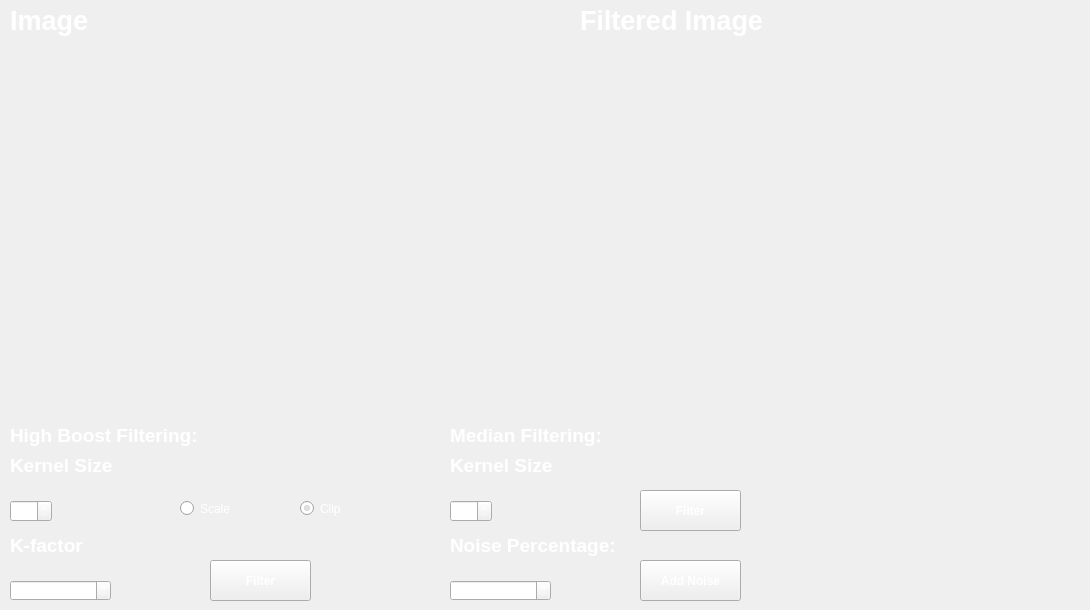
    <widget class="QWidget" name="tab_5">
     <attribute name="title">
      <string>Filter</string>
     </attribute>
     <widget class="QLabel" name="label_23">
      <property name="geometry">
       <rect>
        <x>10</x>
        <y>0</y>
        <width>241</width>
        <height>41</height>
       </rect>
      </property>
      <property name="font">
       <font>
        <pointsize>20</pointsize>
        <weight>75</weight>
        <bold>true</bold>
       </font>
      </property>
      <property name="styleSheet">
       <string notr="true">color: rgb(255, 255, 255);
</string>
      </property>
      <property name="text">
       <string>Image</string>
      </property>
     </widget>
     <widget class="QLabel" name="label_24">
      <property name="geometry">
       <rect>
        <x>580</x>
        <y>0</y>
        <width>241</width>
        <height>41</height>
       </rect>
      </property>
      <property name="font">
       <font>
        <pointsize>20</pointsize>
        <weight>75</weight>
        <bold>true</bold>
       </font>
      </property>
      <property name="styleSheet">
       <string notr="true">color: rgb(255, 255, 255);
</string>
      </property>
      <property name="text">
       <string>Filtered Image</string>
      </property>
     </widget>
     <widget class="QDoubleSpinBox" name="kFactor">
      <property name="geometry">
       <rect>
        <x>10</x>
        <y>580</y>
        <width>101</width>
        <height>21</height>
       </rect>
      </property>
      <property name="styleSheet">
       <string notr="true">color: rgb(255, 255, 255);</string>
      </property>
      <property name="minimum">
       <double>0.000000000000000</double>
      </property>
      <property name="maximum">
       <double>500.000000000000000</double>
      </property>
     </widget>
     <widget class="QLabel" name="label_25">
      <property name="geometry">
       <rect>
        <x>10</x>
        <y>450</y>
        <width>151</width>
        <height>31</height>
       </rect>
      </property>
      <property name="font">
       <font>
        <pointsize>14</pointsize>
        <weight>75</weight>
        <bold>true</bold>
       </font>
      </property>
      <property name="styleSheet">
       <string notr="true">color: rgb(255, 255, 255);</string>
      </property>
      <property name="text">
       <string>Kernel Size</string>
      </property>
     </widget>
     <widget class="QSpinBox" name="kernelSize">
      <property name="geometry">
       <rect>
        <x>10</x>
        <y>500</y>
        <width>42</width>
        <height>22</height>
       </rect>
      </property>
      <property name="styleSheet">
       <string notr="true">color: rgb(255, 255, 255);</string>
      </property>
      <property name="minimum">
       <number>1</number>
      </property>
      <property name="singleStep">
       <number>2</number>
      </property>
     </widget>
     <widget class="QLabel" name="label_26">
      <property name="geometry">
       <rect>
        <x>10</x>
        <y>530</y>
        <width>151</width>
        <height>31</height>
       </rect>
      </property>
      <property name="font">
       <font>
        <pointsize>14</pointsize>
        <weight>75</weight>
        <bold>true</bold>
       </font>
      </property>
      <property name="styleSheet">
       <string notr="true">color: rgb(255, 255, 255);</string>
      </property>
      <property name="text">
       <string>K-factor</string>
      </property>
     </widget>
     <widget class="QPushButton" name="filterButton">
      <property name="geometry">
       <rect>
        <x>210</x>
        <y>560</y>
        <width>101</width>
        <height>41</height>
       </rect>
      </property>
      <property name="font">
       <font>
        <weight>75</weight>
        <bold>true</bold>
       </font>
      </property>
      <property name="styleSheet">
       <string notr="true">color: rgb(255, 255, 255);
</string>
      </property>
      <property name="text">
       <string>Filter</string>
      </property>
     </widget>
     <widget class="QLabel" name="filteredImage">
      <property name="geometry">
       <rect>
        <x>570</x>
        <y>70</y>
        <width>511</width>
        <height>341</height>
       </rect>
      </property>
      <property name="text">
       <string/>
      </property>
     </widget>
     <widget class="QLabel" name="unfilteredImage">
      <property name="geometry">
       <rect>
        <x>10</x>
        <y>70</y>
        <width>511</width>
        <height>341</height>
       </rect>
      </property>
      <property name="text">
       <string/>
      </property>
     </widget>
     <widget class="QLabel" name="label_27">
      <property name="geometry">
       <rect>
        <x>10</x>
        <y>420</y>
        <width>211</width>
        <height>31</height>
       </rect>
      </property>
      <property name="font">
       <font>
        <pointsize>14</pointsize>
        <weight>75</weight>
        <bold>true</bold>
       </font>
      </property>
      <property name="styleSheet">
       <string notr="true">color: rgb(255, 255, 255);</string>
      </property>
      <property name="text">
       <string>High Boost Filtering:</string>
      </property>
     </widget>
     <widget class="QLabel" name="label_28">
      <property name="geometry">
       <rect>
        <x>450</x>
        <y>420</y>
        <width>171</width>
        <height>31</height>
       </rect>
      </property>
      <property name="font">
       <font>
        <pointsize>14</pointsize>
        <weight>75</weight>
        <bold>true</bold>
       </font>
      </property>
      <property name="styleSheet">
       <string notr="true">color: rgb(255, 255, 255);</string>
      </property>
      <property name="text">
       <string>Median Filtering:</string>
      </property>
     </widget>
     <widget class="QLabel" name="label_29">
      <property name="geometry">
       <rect>
        <x>450</x>
        <y>450</y>
        <width>151</width>
        <height>31</height>
       </rect>
      </property>
      <property name="font">
       <font>
        <pointsize>14</pointsize>
        <weight>75</weight>
        <bold>true</bold>
       </font>
      </property>
      <property name="styleSheet">
       <string notr="true">color: rgb(255, 255, 255);</string>
      </property>
      <property name="text">
       <string>Kernel Size</string>
      </property>
     </widget>
     <widget class="QSpinBox" name="kernelSize_median">
      <property name="geometry">
       <rect>
        <x>450</x>
        <y>500</y>
        <width>42</width>
        <height>22</height>
       </rect>
      </property>
      <property name="styleSheet">
       <string notr="true">color: rgb(255, 255, 255);</string>
      </property>
      <property name="minimum">
       <number>1</number>
      </property>
      <property name="singleStep">
       <number>2</number>
      </property>
     </widget>
     <widget class="QLabel" name="label_30">
      <property name="geometry">
       <rect>
        <x>450</x>
        <y>530</y>
        <width>181</width>
        <height>31</height>
       </rect>
      </property>
      <property name="font">
       <font>
        <pointsize>14</pointsize>
        <weight>75</weight>
        <bold>true</bold>
       </font>
      </property>
      <property name="styleSheet">
       <string notr="true">color: rgb(255, 255, 255);</string>
      </property>
      <property name="text">
       <string>Noise Percentage:</string>
      </property>
     </widget>
     <widget class="QDoubleSpinBox" name="noise_percent">
      <property name="geometry">
       <rect>
        <x>450</x>
        <y>580</y>
        <width>101</width>
        <height>21</height>
       </rect>
      </property>
      <property name="styleSheet">
       <string notr="true">color: rgb(255, 255, 255);</string>
      </property>
      <property name="minimum">
       <double>0.000000000000000</double>
      </property>
      <property name="maximum">
       <double>100.000000000000000</double>
      </property>
     </widget>
     <widget class="QPushButton" name="add_noise_button">
      <property name="geometry">
       <rect>
        <x>640</x>
        <y>560</y>
        <width>101</width>
        <height>41</height>
       </rect>
      </property>
      <property name="font">
       <font>
        <weight>75</weight>
        <bold>true</bold>
       </font>
      </property>
      <property name="styleSheet">
       <string notr="true">color: rgb(255, 255, 255);
</string>
      </property>
      <property name="text">
       <string>Add Noise</string>
      </property>
     </widget>
     <widget class="QPushButton" name="filterButton_median">
      <property name="geometry">
       <rect>
        <x>640</x>
        <y>490</y>
        <width>101</width>
        <height>41</height>
       </rect>
      </property>
      <property name="font">
       <font>
        <weight>75</weight>
        <bold>true</bold>
       </font>
      </property>
      <property name="styleSheet">
       <string notr="true">color: rgb(255, 255, 255);
</string>
      </property>
      <property name="text">
       <string>Filter</string>
      </property>
     </widget>
     <widget class="QRadioButton" name="scaleRadioButton">
      <property name="geometry">
       <rect>
        <x>180</x>
        <y>500</y>
        <width>82</width>
        <height>17</height>
       </rect>
      </property>
      <property name="styleSheet">
       <string notr="true">font: 75 9pt &quot;MS Shell Dlg 2&quot;;
color: rgb(255, 255, 255);</string>
      </property>
      <property name="text">
       <string>Scale</string>
      </property>
     </widget>
     <widget class="QRadioButton" name="clipRadioButton">
      <property name="geometry">
       <rect>
        <x>300</x>
        <y>500</y>
        <width>82</width>
        <height>17</height>
       </rect>
      </property>
      <property name="styleSheet">
       <string notr="true">font: 75 9pt &quot;MS Shell Dlg 2&quot;;
color: rgb(255, 255, 255);</string>
      </property>
      <property name="text">
       <string>Clip</string>
      </property>
      <property name="checked">
       <bool>true</bool>
      </property>
     </widget>
    </widget>
